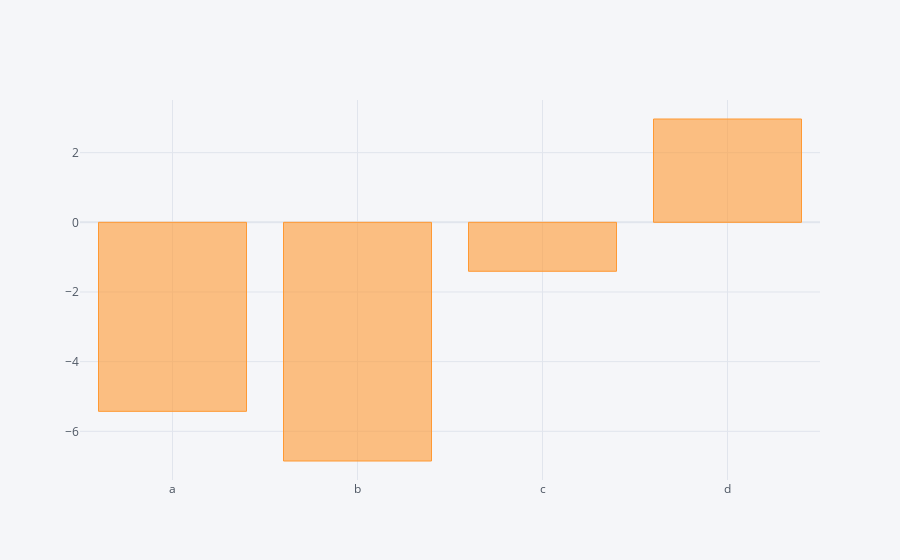

The notebook cell saved with this chart:
### Code cell
dataframe.sum().iplot(kind='bar')

### Figure 1 — Plotly figure (JSON) as saved in the notebook; plotly's stock layout.template omitted (floating-point values rounded to 4 significant figures)
{"data": [{"marker": {"color": "rgba(255, 153, 51, 0.6)", "line": {"color": "rgba(255, 153, 51, 1.0)", "width": 1}}, "name": "None", "orientation": "v", "text": "", "type": "bar", "x": ["a", "b", "c", "d"], "y": [-5.426, -6.852, -1.405, 2.966]}], "layout": {"legend": {"bgcolor": "#F5F6F9", "font": {"color": "#4D5663"}}, "paper_bgcolor": "#F5F6F9", "plot_bgcolor": "#F5F6F9", "title": {"font": {"color": "#4D5663"}}, "xaxis": {"gridcolor": "#E1E5ED", "showgrid": true, "tickfont": {"color": "#4D5663"}, "title": {"font": {"color": "#4D5663"}, "text": ""}, "zerolinecolor": "#E1E5ED"}, "yaxis": {"gridcolor": "#E1E5ED", "showgrid": true, "tickfont": {"color": "#4D5663"}, "title": {"font": {"color": "#4D5663"}, "text": ""}, "zerolinecolor": "#E1E5ED"}}}
